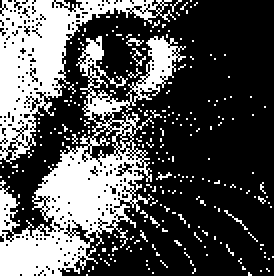
#> input picture Project/Project_2/img_cat.png, 137 x 138 px (shown 2 times larger)
$ python FilterColor.py
#> lines starting #> are read from the running program, lines starting #| are printed output that depends on the picture; after the words box and inside, x2 and y2 are one past the last pixel; in counts of white or black regions, pixels touching at a corner belong together
### Project/Project_2/MainOperation.py
import numpy as np
import cv2

'''
This file will contain function about the basic operation in this project.
'''


'''
1. read image from input path
    returned an image with gray scale(1 channel)
    In python-opencv, cv2.IMREAD_GRAYSCALE
'''
def readGray(path, color_value = 0):
    return cv2.imread(path, color_value)


'''
2. read image from input path with
    retured an image with three channe
    In python-opencv, the returned 3 channels are BGR.
'''
def readColor(path, color_value = 1):
#> called with path = 'img_cat.png', color_value = 1
    return cv2.imread(path, color_value)
#> returned value is the input picture: shape (138, 137, 3); 33% white; 259 white regions (257 under 20 px), largest, box (x1, y1, x2, y2) and area: (0, 18, 93, 138) 3487, (0, 0, 88, 82) 2193
#| (255, 0)
#> `img = img[:30, :30, :]`:
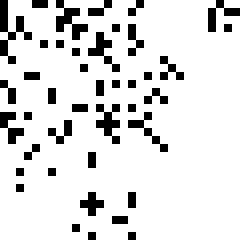
#> img: shape (30, 30, 3) (shown 8 times larger); 87.1% white; black in thin lines or dots
#| (30, 30, 3)

'''
2. transfer an three channels image into LAB format
'''
def cvtLAB(img):
    return cv2.cvtColor(img.astype(np.uint8), cv2.COLOR_BGR2LAB)


'''
3. transfer the lab color space image into BGR image
'''
def cvtBGR(img):
    return cv2.cvtColor(img, cv2.COLOR_LAB2BGR)


'''
4. normolization to [0,1]
'''

def normolization(img):
    return img / 255.0

def renormolization(img):
    image = (np.maximum(img, 0) / img.max()) * 255.0
    return image

### Project/Project_2/FilterColor.py
import numpy as np
import cv2
import MainOperation as mo


# define the domain filter
def domainFilter(kernel_size, sigma = 1):
    center_x, center_y = int((kernel_size - 1) / 2), int((kernel_size - 1) / 2)
    [x, y] = np.meshgrid(range(kernel_size), range(kernel_size))
    distance = (center_x - x) **2 + (center_y - y) **2
    kernel = np.exp(-1/2 * (distance/(sigma **2)))
    return kernel

# define the range filter:
'''
difference between np.sum() and sum() from python built.
'''
def rangefilter(img_pitch, x_intensity, kernel_size, sigma = 1):
    # [5 lines of commented-out code are left out]
    kernel = np.zeros((kernel_size, kernel_size))
    # img_pitch = np.float64(img_pitch)
    intensity_difference =img_pitch - x_intensity
    # iidd = sum(intensity_difference **2)
    kernel = np.exp(-1/2 * (np.sum(intensity_difference **2, axis=2))/sigma **2)
    return kernel
# [6 lines of commented-out code are left out]

def paddingImg(img, kernel_size):
#> called with kernel_size = 5
    img_height, img_width, img_channel = img.shape
#> img_height = 30; img_width = 30; img_channel = 3
    padding_size = (kernel_size - 1)/2
    padded_img = np.zeros((img_height + kernel_size - 1, img_width + kernel_size - 1, img_channel))
    padding_size = int((kernel_size - 1) / 2)
    padded_img[padding_size: padding_size + img_height, padding_size: padding_size + img_width, :] = img
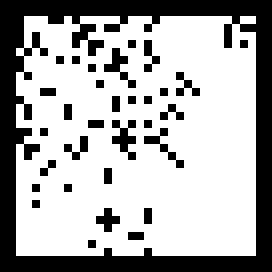
#> padded_img: shape (34, 34, 3) float64 (shown 8 times larger); 67.8% white; 32 black regions (31 under 20 px), largest, box (x1, y1, x2, y2) and area: (0, 0, 34, 34) 300
#| (34, 34, 3)
#> in cvtLAB, `return cv2.cvtColor(img.astype(np.uint8), cv2.COLOR_BGR2LAB)`: returned value: shape (30, 30, 3); mean of channels 0, 1, 2 222.1, 128, 128
#| (30, 30, 3)
    return padded_img


def filterimage(img, kernel_size, domain_sigma, range_sigma):
#> called with kernel_size = 5, domain_sigma = 10, range_sigma = 200
    img_height, img_width, img_channel = img.shape
#> img_height = 30; img_width = 30; img_channel = 3
    img_bilateral = np.zeros((img_height, img_width, img_channel))
    # padded_img = paddingImg(img=img, kernel_size=kernel_size)
    padded_img = img
    padded_size = int((kernel_size - 1) / 2)


    # calculate the domain filter:
    domain_kernel = domainFilter(kernel_size = kernel_size, sigma = domain_sigma)

    for y in range(img_height):
        for x in range(img_width):
            print((x, y))
            center_y = y + padded_size
            center_x = x + padded_size
            img_pitch = padded_img[center_y - padded_size : center_y + padded_size +1,
                                   center_x - padded_size : center_x + padded_size +1, :]

            print(img_pitch.shape)
            range_kernel = rangefilter(img_pitch=img_pitch, x_intensity=img[y, x, :], kernel_size=kernel_size, sigma=range_sigma)

            img_pitch_L = img_pitch[:, :, 0]
            img_pitch_a = img_pitch[:, :, 1]
            img_pitch_b = img_pitch[:, :, 2]


            final_kernel = domain_kernel * range_kernel
            final_kernel_sum = np.sum(final_kernel)
            final_kernel = final_kernel/final_kernel_sum
            img_bilateral[y, x, 0] = np.sum(img_pitch_L * final_kernel)#/final_kernel_sum
            img_bilateral[y, x, 1] = np.sum(img_pitch_a * final_kernel)#/final_kernel_sum
            img_bilateral[y, x, 2] = np.sum(img_pitch_b * final_kernel)#/final_kernel_sum
#> img_bilateral: shape (30, 30, 3) float64; mean of channels 0, 1, 2 5.8, 3.7, 3.7


    return img_bilateral


kernel_size = 5
img = mo.readColor(path="img_cat.png", color_value=1)
print((np.max(img), np.min(img)))
img = img[:30, :30, :]
print(img.shape)
oimg = np.uint8(paddingImg(img=img, kernel_size=kernel_size))
print(oimg.shape)
# cv2.imshow("test original", img)
# img = mo.normolization(img=img)
img = mo.cvtLAB(img=img)
print(img.shape)

# cv2.imshow("test color",img)


domain_sigma = 10
range_sigma = 200
#> (the run stopped early here; a loop or call above may not have finished)
